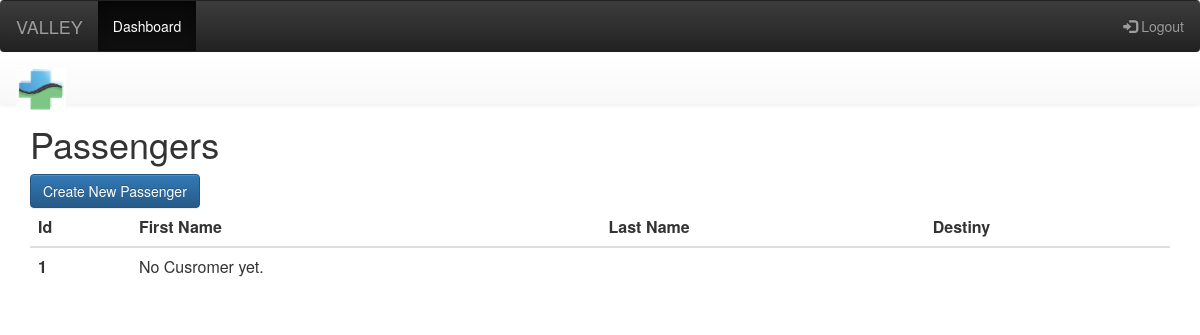
The app's page /passengers/list/ (signed in), older data.
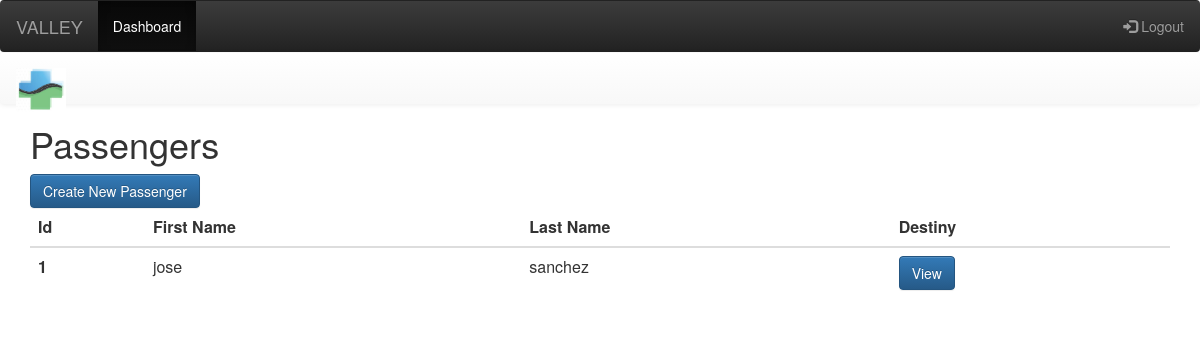
The same page, newer data.
### passenger/models.py (models this page shows, shortened)
class Passenger(models.Model):
    first_name = models.CharField(max_length=50)
    last_name = models.CharField(max_length=50)
    room = models.CharField(max_length=100)
    destination = models.CharField(max_length=100)
    pick_up_adress = models.CharField(max_length=100)
    reciving_facility =  models.CharField(max_length=100)
    reason_for_transfer = models.CharField(max_length=100)
    passenger_information = models.CharField(max_length=100)
    pick_up_date = models.DateField(default=datetime.now, null=True)
    pick_up_time = models.TimeField(null=True )
    appointment_time = models.TimeField( null=True)
    trip = models.CharField(max_length=1, choices=OPTIONS_TRIP, null=True)
    name_and_contact_informtion = models.CharField(max_length=100, )
    proof_of_service = models.CharField(max_length=100, )
    medical_condition = models.ForeignKey(Medical_condition, on_delete=models.CASCADE)
    does_patient_requiere_special_equipment = models.CharField(max_length=100, )
    physical_condition = models.CharField(max_length=100, )

### passenger/views.py (the view)
# urls.py: url(r'^passengers/list/', PassengerListView.as_view(), name='passengerlistview'),
class PassengerListView(ListView):
    model = Passenger

### passenger/templates/passenger/passenger_list.html
{%extends "base.html" %}{% block content %}
<nav class="navbar navbar-default">
  <div class="container-fluid">
    <div class="navbar-header">
      <a class="navbar-brand" href="#">
        <img alt="Brand" src="/media/logo03.jpeg" style="width:50px">
      </a>
    </div>
  </div>
</nav>
<div class="container">
<h1>Passengers</h1>
<a href="/passenger/add/" class="btn btn-primary">Create New Passenger</a>
<table class="table">
  <thead>
    <tr>
      <th scope="col">Id</th>
      <th scope="col">First Name</th>
      <th scope="col">Last Name</th>
      <th scope="col">Destiny</th>
    </tr>
  </thead>
  <tbody>
    {% for passenger in object_list %}
        <tr>
      <th scope="row">{{passenger.pk}}</th>
      <td>{{ passenger.first_name }}</td>
      <td>{{ passenger.last_name }}</td>
      <td><a href="/passengers/view/{{ passenger.id }}/" class="btn btn-primary">View</a></td>
    </tr>
{% empty %}
    <th scope="row">1</th>
    <td>No Cusromer yet.</td>
{% endfor %}
  </tbody>
</table>
</div>
{% endblock  %}

### passenger/templates/base.html (shortened to what this page needs)
{% load static %}
<html>
<link rel="stylesheet" href="https://maxcdn.bootstrapcdn.com/bootstrap/3.3.7/css/bootstrap.min.css">
<link rel="stylesheet" href="https://maxcdn.bootstrapcdn.com/bootstrap/3.3.7/css/bootstrap-theme.min.css">
<body>
<nav class="navbar navbar-inverse">
  <div class="container-fluid">
    <div class="navbar-header">
        {% if user.is_authenticated %}
      <a class="navbar-brand" >VALLEY</a>
      {% else %}
      <a class="navbar-brand" href="/">VALLEY</a>
      {% endif %}
    </div>
    <ul class="nav navbar-nav">
      {% if user.is_authenticated %}
      <li class="active"><a href="/dashboard/">Dashboard</a></li>
      {% endif %}
    </ul>
    <ul class="nav navbar-nav navbar-right">
        {% if user.is_authenticated %}
      <li><a href="/logout"><span class="glyphicon glyphicon-log-in"></span> Logout</a></li>
      {% else %}
      {% if request.get_full_path == "/login/" %}
        <li></li>
        {% else %}
      <li><a href="/login/"><span class="glyphicon glyphicon-log-in"></span> Login</a></li>
    {% endif  %}
    {% endif %}
    </ul>
  </div>
</nav>
{% block content %}
            {% endblock %}
</body>
</html>

### passenger/templates/base.html (style rules this page uses)
body { padding-top: 00px; }
.navbar { position: relative; min-height: 50px; margin-bottom: 0px; border: 1px solid transparent; }

Row changes from the older to the newer data that the page shows:
added Passenger: pk "1", first_name "jose", last_name "sanchez"
Text that changed along with them:
text no longer shown: "1 No Cusromer yet."
